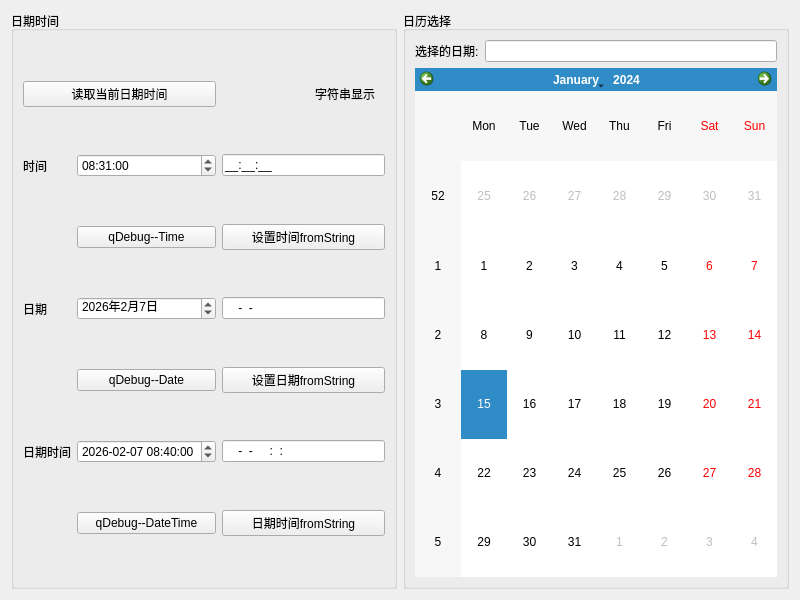
<?xml version="1.0" encoding="UTF-8"?>
<ui version="4.0">
 <class>Widget</class>
 <widget class="QWidget" name="Widget">
  <property name="geometry">
   <rect>
    <x>0</x>
    <y>0</y>
    <width>800</width>
    <height>600</height>
   </rect>
  </property>
  <property name="windowTitle">
   <string>Widget</string>
  </property>
  <layout class="QHBoxLayout" name="horizontalLayout">
   <item>
    <widget class="QGroupBox" name="groupBox">
     <property name="title">
      <string>日期时间</string>
     </property>
     <layout class="QGridLayout" name="gridLayout_2">
      <item row="0" column="0" colspan="2">
       <widget class="QPushButton" name="pushButton">
        <property name="text">
         <string>读取当前日期时间</string>
        </property>
       </widget>
      </item>
      <item row="0" column="2">
       <widget class="QLabel" name="label_2">
        <property name="text">
         <string>                            字符串显示</string>
        </property>
       </widget>
      </item>
      <item row="1" column="0">
       <widget class="QLabel" name="label_3">
        <property name="text">
         <string>时间</string>
        </property>
       </widget>
      </item>
      <item row="1" column="1">
       <widget class="QTimeEdit" name="timeEdit">
        <property name="time">
         <time>
          <hour>8</hour>
          <minute>31</minute>
          <second>0</second>
         </time>
        </property>
       </widget>
      </item>
      <item row="1" column="2">
       <widget class="QLineEdit" name="editTime">
        <property name="inputMask">
         <string>99:99:99;_</string>
        </property>
        <property name="text">
         <string>::</string>
        </property>
        <property name="maxLength">
         <number>8</number>
        </property>
       </widget>
      </item>
      <item row="2" column="1">
       <widget class="QPushButton" name="btnDebugTime">
        <property name="text">
         <string>qDebug--Time</string>
        </property>
       </widget>
      </item>
      <item row="2" column="2">
       <widget class="QPushButton" name="btnSetTime">
        <property name="text">
         <string>设置时间fromString</string>
        </property>
       </widget>
      </item>
      <item row="3" column="0">
       <widget class="QLabel" name="label_4">
        <property name="text">
         <string>日期</string>
        </property>
       </widget>
      </item>
      <item row="3" column="1">
       <widget class="QDateEdit" name="dateEdit">
        <property name="time">
         <time>
          <hour>0</hour>
          <minute>0</minute>
          <second>0</second>
         </time>
        </property>
        <property name="displayFormat">
         <string>yyyy年M月d日</string>
        </property>
        <property name="date">
         <date>
          <year>2026</year>
          <month>2</month>
          <day>7</day>
         </date>
        </property>
       </widget>
      </item>
      <item row="3" column="2">
       <widget class="QLineEdit" name="editDate">
        <property name="inputMask">
         <string>9999-99-99</string>
        </property>
        <property name="text">
         <string>--</string>
        </property>
       </widget>
      </item>
      <item row="4" column="1">
       <widget class="QPushButton" name="btnDebugDate">
        <property name="text">
         <string>qDebug--Date</string>
        </property>
       </widget>
      </item>
      <item row="4" column="2">
       <widget class="QPushButton" name="btnSetDate">
        <property name="text">
         <string>设置日期fromString</string>
        </property>
       </widget>
      </item>
      <item row="5" column="0">
       <widget class="QLabel" name="label">
        <property name="text">
         <string>日期时间</string>
        </property>
       </widget>
      </item>
      <item row="5" column="1">
       <widget class="QDateTimeEdit" name="dateTimeEdit">
        <property name="dateTime">
         <datetime>
          <hour>8</hour>
          <minute>40</minute>
          <second>0</second>
          <year>2026</year>
          <month>2</month>
          <day>7</day>
         </datetime>
        </property>
        <property name="date">
         <date>
          <year>2026</year>
          <month>2</month>
          <day>7</day>
         </date>
        </property>
        <property name="displayFormat">
         <string>yyyy-MM-dd HH:mm:ss</string>
        </property>
       </widget>
      </item>
      <item row="5" column="2">
       <widget class="QLineEdit" name="editDateTime">
        <property name="inputMask">
         <string>9999-99-99 99:99:99</string>
        </property>
        <property name="text">
         <string>-- ::</string>
        </property>
       </widget>
      </item>
      <item row="6" column="1">
       <widget class="QPushButton" name="btnDebugDateTime">
        <property name="text">
         <string>qDebug--DateTime</string>
        </property>
       </widget>
      </item>
      <item row="6" column="2">
       <widget class="QPushButton" name="btnSetDateTime">
        <property name="text">
         <string>日期时间fromString</string>
        </property>
       </widget>
      </item>
     </layout>
    </widget>
   </item>
   <item>
    <widget class="QGroupBox" name="groupBox_2">
     <property name="title">
      <string>日历选择</string>
     </property>
     <layout class="QGridLayout" name="gridLayout">
      <item row="0" column="0">
       <widget class="QLabel" name="label_5">
        <property name="text">
         <string>选择的日期:</string>
        </property>
       </widget>
      </item>
      <item row="0" column="1">
       <widget class="QLineEdit" name="lineEdit"/>
      </item>
      <item row="1" column="0" colspan="2">
       <widget class="QCalendarWidget" name="calendarWidget"/>
      </item>
     </layout>
    </widget>
   </item>
  </layout>
 </widget>
 <resources/>
 <connections/>
</ui>
